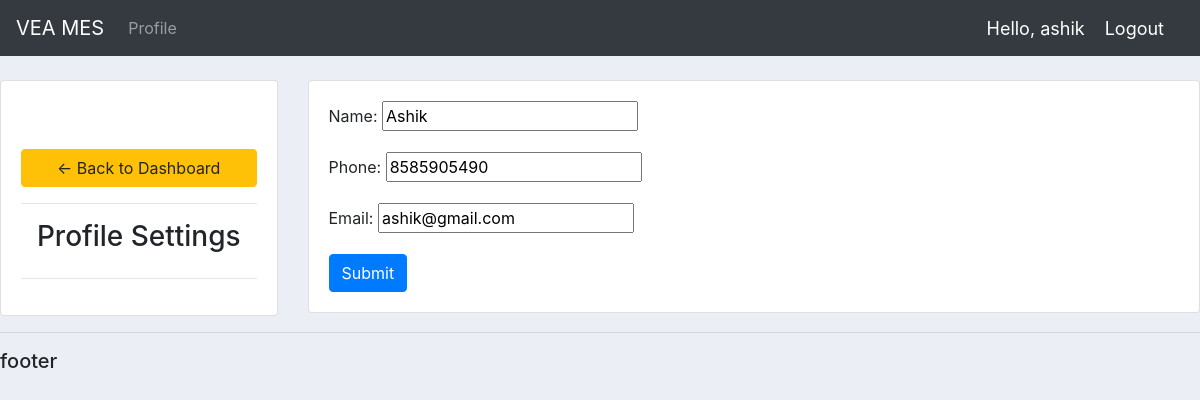
/account/ (signed in), run on the app's committed database.
### accounts/models.py (models this page shows, shortened)
class Participant(models.Model):
    user = models.OneToOneField(User, null=True, on_delete=models.CASCADE)
    name = models.CharField(max_length=200, null=True)
    phone = models.CharField(max_length=200, null=True)
    email = models.CharField(max_length=200, null=True)
    date_created = models.DateTimeField(auto_now_add=True, null=True)

### accounts/decorators.py (the view)
        def wrapper_func(request, *args, **kwargs):
            group = None
            if request.user.groups.exists():
                group = request.user.groups.all()[0].name
            if group in allowed_roles:
                return view_func(request, *args, **kwargs)
            else:
                return HttpResponse('You are not authorized to view this page')

### accounts/forms.py
class CustomerForm(ModelForm):
	class Meta:
		model = Participant
		fields = '__all__'
		exclude = ['user']

### accounts/views.py (called while the page is built)
@login_required(login_url='login')
@allowed_users(allowed_roles=['customer'])
def accountSettings(request):
    participant = request.user.participant
    form = CustomerForm(instance=participant)
    if request.method == 'POST':
        form = CustomerForm(request.POST, request.FILES, instance=participant)
        if form.is_valid():
            form.save()
    context = {'form': form}
    return render(request, 'accounts/account_settings.html', context)

### accounts/templates/accounts/account_settings.html (shortened to what this page needs)
{%  extends 'accounts/main.html' %}
{% load static %}
{% block content %}
<br>
<div class="row">
	<div class="col-md-3">
		<div class="card card-body">
			<br>
			<br>
			<a class="btn btn-warning" href="{% url 'home' %}"> &#8592; Back to Dashboard</a>
			<hr>
			<h3 style="text-align: center">Profile Settings</h3>
			<hr>
		</div>
	</div>
	<div class="col-md-9">
		<div class="card card-body">
			<form method="POST" action="" enctype="multipart/form-data">
				{{form.as_p}}
			<input class="btn btn-primary" type="submit" name="Update Information">
			</form>
		</div>
	</div>
</div>
{% endblock %}

### accounts/templates/accounts/navbar.html (shortened to what this page needs)
{% load static %}
<nav class="navbar navbar-expand-lg navbar-dark bg-dark">
  <a class="navbar-brand" href="{% url 'home' %}">VEA MES</a>
  <div class="collapse navbar-collapse" id="navbarNav">
    <ul class="navbar-nav">
      {% if request.user.is_staff %}
      <li class="nav-item active">
        <a class="nav-link" href="{% url 'home' %}">Dashboard</a>
      </li>
      <li class="nav-item">
        <a class="nav-link" href="{% url 'participants' %}">Participants</a>
      </li>
      <li class="nav-item">
        <a class="nav-link" href="{% url 'events' %}">Events</a>
      </li>
      <li class="nav-item">
        <a class="nav-link" href="{% url 'event_member' %}">Registration</a>
      </li>
      {% else %}
       <li class="nav-item">
        <a class="nav-link" href="{% url 'account' %}">Profile</a>
      </li>
      {% endif %}
    </ul>
  </div>
  <span class="hello-msg">Hello, {{request.user}}</span>
  <span ><a  class="hello-msg" href="{% url 'logout' %}">Logout</a></span>
</nav>

### static/css/main.css (style rules this page uses)
body { background-color: #ebeff5; }

### accounts/templates/accounts/navbar.html (style rules this page uses)
.hello-msg { font-size: 18px; color: #fff; margin-right: 20px; }

### data on the page
Participant: name "Ashik", phone "8585905490", email "ashik@gmail.com"

### other printed values
{{ request.user }} "ashik"
